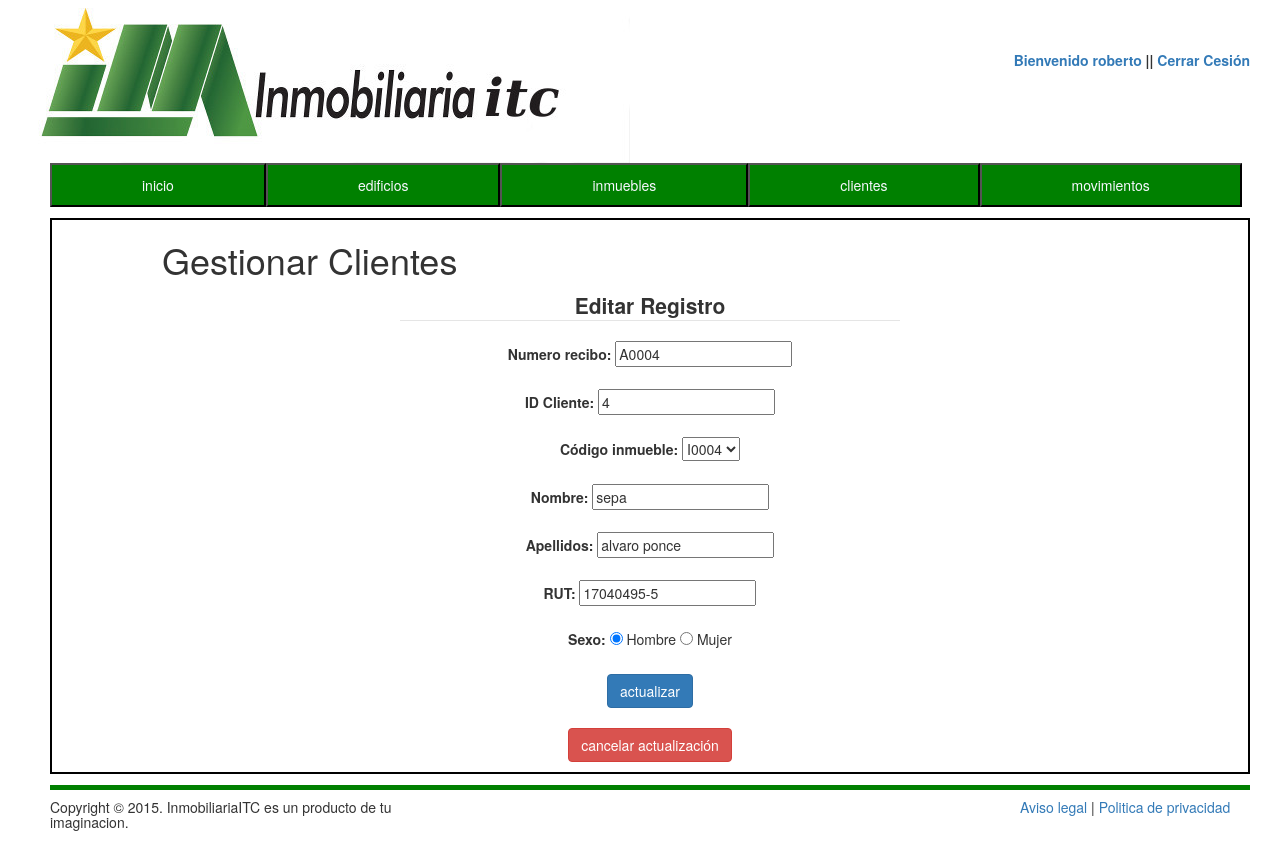
Page /vistas/Eclientes.php?id=4&action=edit (signed in) on the committed database.
### tables this page shows
CREATE TABLE `clientes` (
  `id` int(11) NOT NULL,
  `nombre` varchar(100) NOT NULL,
  `apellidos` varchar(100) NOT NULL,
  `rut` varchar(100) NOT NULL,
  `sexo` varchar(100) NOT NULL,
  `Codigoinmueble` varchar(10) NOT NULL,
  `numrecibo` varchar(100) NOT NULL
);

### vistas/Eclientes.php (the view, shortened to what this page needs)
<!DOCTYPE html>
<html>
<head>
<link rel="stylesheet" href="../css/style.css" type="text/css" media="all" >
<link href="../css/bootstrap.min.css" rel="stylesheet">
    <link rel="stylesheet" href="../css/jquery.dataTables.css">
</head>
<body>
	<img class="logo" alt="logo" src="../medios/Logo1.jpg" />
	<form class="login">
		<label><a href="">Bienvenido <strong><?php echo $_SESSION['user'];?></strong> </a> || <a href="../controladores/desconectar.php"> Cerrar Cesión </a></label>
	</form>
	<ul class="clase-1">
		<li><a href="../index.php" >inicio</a></li>
		<li><a href="edificios.php" >edificios</a></li>
		<li><a href="inmuebles.php" >inmuebles</a></li>
		<li><a href="clientes.php" >clientes</a></li>
		<li><a href="movimientos.php" >movimientos</a></li>
	</ul>
<div class="inicio">
<h1 style="margin-left: 110px;">Gestionar Clientes</h1>
			<div id="ECliente" >
	<form method="post" action="" ><center>
	 <?php include("../datos/connect_db.php")?>
		<?php
		 $id = $_GET["id"];
			$sql=("SELECT * FROM clientes WHERE id = $id ");
				$query=mysqli_query($db,$sql);
     		?>
     		 <?php while($row = mysqli_fetch_array($query, MYSQLI_ASSOC)){ ?>
   	<fieldset style="width : 500px; margin : 10px 10px 10px 10px; ">
    	<legend  style=""><b>Editar Registro</b></legend>
    			<label style=""><b>Numero recibo: </b></label>
      <input type="text" name="numrecibo" value="<?=$row["numrecibo"];?>" required placeholder=""  readonly="readonly" /></br></br>
    			<label style=""><b>ID Cliente: </b></label>
      <input type="text" name="id_cliente" value="<?=$row["id"];?>" required placeholder=""  readonly="readonly" /></br></br>
    	<label style=""><b>Código inmueble: </b></label>
		<select required name="codigo" value >
       <option value="<?=$row["Codigoinmueble"];?>"><?=$row["Codigoinmueble"];?></option>
   	</select></br></br>
    <label style=""><b>Nombre: </b></label>
      <input type="text" name="nombre" value="<?=$row["nombre"];?>" required placeholder="" /></br></br>
      <label style=""><b>Apellidos: </b></label>
      <input type="text" name="apellidos" value="<?=$row["apellidos"];?>"  required placeholder=""/></br></br>
      <label style=""><b>RUT: </b></b></label>
      <input type="text" name="rut" value="<?=$row["rut"];?>" required placeholder="" /></br></br>
   <label style=""><b>Sexo: </b></b></label>
      <input type="radio" name="sexo" value="Hombre"
		  <?php
       if($row['sexo']=="Hombre" ) {
      echo "checked='checked'";
		}
       ?>
      /> Hombre
<input type="radio" name="sexo" value="Mujer"
  <?php
       if($row['sexo']=="Mujer" ) {
      echo "checked='checked'";
		}
       ?>
/> Mujer</br></br>
		<?php include("../datos/connect_db.php");
      $sql=("SELECT * FROM inmuebles");
				$query=mysqli_query($db,$sql); ?>
<?php } ?>
      <input   type="submit" name="submit" value="actualizar" class="btn btn-primary" /></br></br><a href="clientes.php" class="btn btn-danger" >cancelar actualización</a>
   	</fieldset>
		</form></center>
		</div>
	</div>
	<div class="piepag"><h5>Copyright © 2015. InmobiliariaITC es un producto de tu imaginacion.</h5><p><a href="#">Aviso legal</a> | <a href="#">Politica de privacidad</a></p></div>
</body>
</html>

### css/style.css (style rules this page uses)
.logo { float: left; margin-left: 30px; }
body { width: 1250px; }
.login { float: right; margin-top: 50px; }
.clase-1 { list-style:none; width: 1250px; float: left; margin-left: 10px; }
.clase-1 li { background-color: green; float: left; padding: 10px ; border: black 2px outset; }
.clase-1 li a { text-decoration: none; color: ghostwhite; padding: 10px 80px; }
.inicio { border: 2px solid black; float:left; width : 1200px; margin: 1px 50px; }
.piepag { width: 1200px; border-top: 5px outset green; float: left; margin: 10px 50px; }
.piepag h5 { width: 400px; float : left; }
.piepag p { margin-top: 7px; width: 230px; float: right; }

### rows in the picture
clientes: numrecibo "A0004", id_cliente "4", codigo "I0004", nombre "sepa", apellidos "alvaro ponce", rut "17040495-5", sexo "☑"

### other values in the picture
$_SESSION['user'] "roberto"
